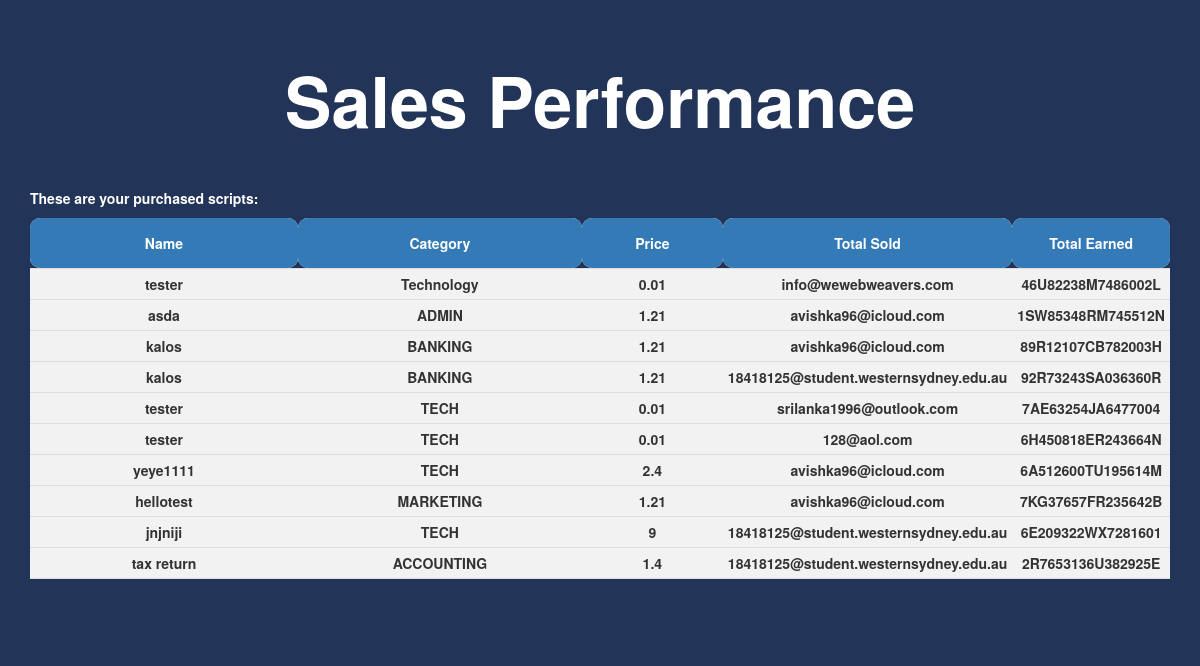
Page /salesPerformance.php (signed in) on the committed database.
### tables this page shows
CREATE TABLE `sales` (
  `saleid` int(11) NOT NULL,
  `scriptid` int(11) NOT NULL,
  `userid` int(11) NOT NULL,
  `curuserid` int(11) NOT NULL,
  `storeid` int(11) NOT NULL,
  `username` varchar(50) DEFAULT NULL,
  `useremail` varchar(100) DEFAULT NULL,
  `script` varchar(255) NOT NULL,
  `transactionid` varchar(50) NOT NULL,
  `category` varchar(50) NOT NULL,
  `price` float NOT NULL,
  `paypalemail` varchar(100) NOT NULL,
  `fname` varchar(50) NOT NULL,
  `lname` varchar(50) NOT NULL,
  `address` varchar(100) DEFAULT NULL,
  `city` varchar(50) DEFAULT NULL,
  `state` varchar(50) DEFAULT NULL,
  `zip` varchar(50) DEFAULT NULL,
  `country` varchar(50) DEFAULT NULL,
  `phone` varchar(20) DEFAULT NULL,
  `datepurchased` timestamp NULL DEFAULT CURRENT_TIMESTAMP,
  `datephp` varchar(50) DEFAULT NULL,
  `paymentstatus` varchar(50) NOT NULL
);

### salesPerformance.php (the view, shortened to what this page needs)
<?php
   require_once('dbConnection.php');
   $userId = $_SESSION["who"];
   $sqlScript = "SELECT * FROM sales WHERE userId = '$userId'";
   $results =  mysqli_query($dbConnection, $sqlScript)
   or die (mysqli_error($dbConnection));
?>
<!DOCTYPE html>
<html lang="en">
   <head>
      <link rel="stylesheet" href="https://maxcdn.bootstrapcdn.com/bootstrap/3.3.7/css/bootstrap.min.css">
   </head>
   <body>
	<br><br>
         <div class="container text-center">
            <h1 style="color: white; font-size:70px"><b>Sales Performance</b></h1>
      </div><br><br>
       <div class="container text-center">
      <p style="float: left; color: white;"><b>These are your purchased scripts:<b></p><br>
        <table>
 	<tr>
 	<th>Name</th>
        <th>Category</th>
        <th>Price</th>
        <th>Total Sold</th>
        <th>Total Earned</th>
	 </tr>
	 <?php
	 while ($row = mysqli_fetch_array($results)) {
          ?>
	 <tr>
	<td>
	   <?php echo $row['script'];?>
	</td>
        <td>
          <?php echo $row["category"];?>
        </td>
        <td>
         <?php echo $row['price'];?>
        </td>
        <td>
          <?php echo $row["paypalemail"];?>
        </td>
        <td>
         <?php echo $row['transactionid'];?>
        </td>
      </tr>
     <?php } ?>
   </table><br><br><br>
 </div>
</body>
</html>

### salesPerformance.php (style rules this page uses)
body { background-color: #223458; }
td { border-bottom: 1px solid #ddd; padding: 5px; }
th { border-bottom: 1px solid #ddd; color: white; background-color: #347AB6; padding: 8px; text-align: center; height: 50px; width: 40%; border-radius: 10px; }
tr:nth-child(even) { background-color: #f2f2f2; border-radius: 10px; }
tr:nth-child(odd) { background-color: #f2f2f2; border-radius: 10px; }
table { width: 100%; text-align: center; float: center; border-radius: 10px; }

### rows in the picture
sales: script "tester", category "Technology", price "0.01", paypalemail "info@wewebweavers.com", transactionid "46U82238M7486002L"
sales: script "asda", category "ADMIN", price "1.21", paypalemail "avishka96@icloud.com", transactionid "1SW85348RM745512N"
sales: script "kalos", category "BANKING", price "1.21", paypalemail "avishka96@icloud.com", transactionid "89R12107CB782003H"
sales: script "kalos", category "BANKING", price "1.21", paypalemail "18418125@student.westernsydney.edu.au", transactionid "92R73243SA036360R"
sales: script "tester", category "TECH", price "0.01", paypalemail "srilanka1996@outlook.com", transactionid "7AE63254JA6477004"
sales: script "tester", category "TECH", price "0.01", paypalemail "128@aol.com", transactionid "6H450818ER243664N"
sales: script "yeye1111", category "TECH", price "2.4", paypalemail "avishka96@icloud.com", transactionid "6A512600TU195614M"
sales: script "hellotest", category "MARKETING", price "1.21", paypalemail "avishka96@icloud.com", transactionid "7KG37657FR235642B"
sales: script "jnjniji", category "TECH", price "9", paypalemail "18418125@student.westernsydney.edu.au", transactionid "6E209322WX7281601"
sales: script "tax return", category "ACCOUNTING", price "1.4", paypalemail "18418125@student.westernsydney.edu.au", transactionid "2R7653136U382925E"
